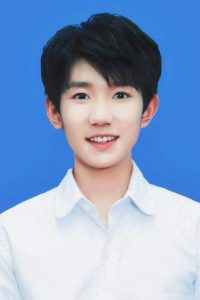
%> input picture test/1.jpg, 200 x 300 px
$ octave --eval "result = FaceDetectation_('test/1.jpg');"   (GNU Octave 9; MATLAB toolbox functions it lacks are replaced by stand-ins)
%> lines starting %> are read from the running program, lines starting %| are printed output that depends on the picture; in (x1, y1, x2, y2) boxes, pixels count from 0 and x2, y2 are one past the last pixel; in counts of white or black regions, pixels touching at a corner belong together; the program's own positions count from 1
### medianFiltering.m
% 中值滤波器(5*5)
function y = medianFiltering(A)
sizeA = size(A);
mA = sizeA(1);
nA = sizeA(2);
y = A;
for i=3:mA-2
    for j=3:nA-2
        temp_5x5 = A(i-2:i+2,j-2:j+2);%提取5x5区域
        temp = sort(temp_5x5); %排序
        y(i,j) = temp(13);%中值
    end
end
end

### FaceDetectation_.m
function y = FaceDetectation_(image_name)
%> called with image_name = 'test/1.jpg'
% 样本图片信息提取
testImageName=strcat(image_name);
test_img = imread(testImageName);
%> test_img is the input picture: size 300x200x3 uint8; mean R, G, B 137.6, 161, 198
test_size = size(test_img);
%> test_size = [300 200 3]
test_m = test_size(1);
%> test_m = 300
test_n = test_size(2);
%> test_n = 200
test_cbcr = rgb2ycbcr(test_img);
%> test_cbcr: size 300x200x3 uint8; mean of channels 1, 2, 3 151.8, 147.7, 114.9
test_cb = test_cbcr(:,:,2);
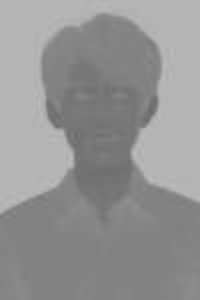
%> test_cb: size 300x200 uint8; min 105, max 188, mean 147.7
test_cr = test_cbcr(:,:,3);
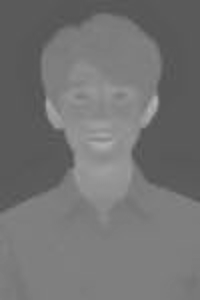
%> test_cr: size 300x200 uint8; min 81, max 178, mean 114.9

% 中值滤波(5*5)
filter_cb = medianFiltering(test_cb);
%> after the loop in medianFiltering, `for i=3:mA-2`: y: size 300x200 uint8; 6.41% of pixels changed, all inside (x1, y1, x2, y2) = (2, 2, 198, 298)
filter_cr = medianFiltering(test_cr);

% 相似度计算
%> (the run ends here)
